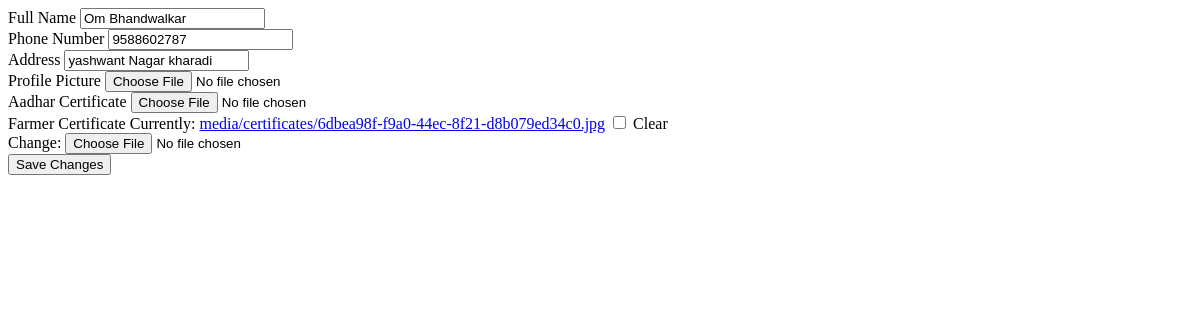
The app's page /users/edit-profile/ (signed in), older data.
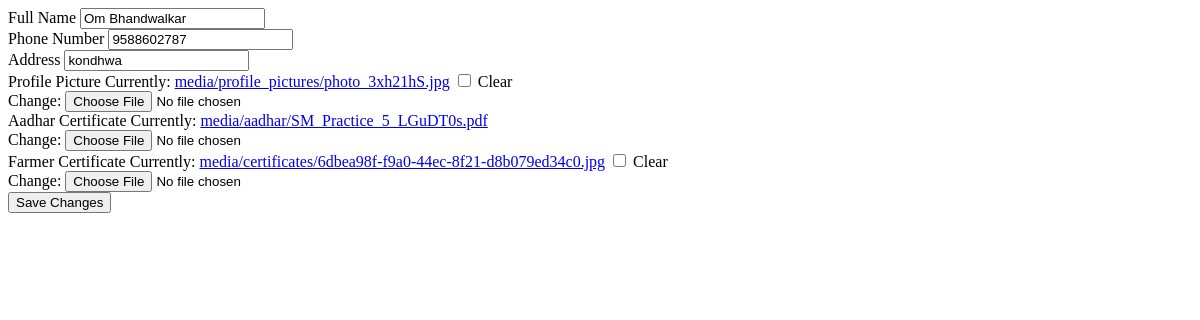
The same page, newer data.
### users/models.py (models this page shows, shortened)
class User(AbstractBaseUser, PermissionsMixin):  # Added PermissionsMixin
    user_id = models.AutoField(primary_key=True)  # Primary key field
    contact = models.CharField(max_length=10, unique=True)
    full_name = models.CharField(max_length=255)
    role = models.CharField(max_length=10, choices=(('farmer', 'Farmer'), ('buyer', 'Buyer')))
    aadhar_number = models.CharField(max_length=12, unique=True)
    aadhar_certificate = models.FileField(upload_to='media/aadhar/')
    farmer_certificate = models.FileField(upload_to='media/certificates/', null=True, blank=True)
    buyer_certificate = models.ImageField(upload_to='media/certificates/', null=True, blank=True)
    profile_picture = models.ImageField(upload_to='media/profile_pictures/', null=True, blank=True)
    address = models.CharField(max_length=255)
    registration_date = models.DateTimeField(auto_now_add=True)
    is_active = models.BooleanField(default=True)
    is_staff = models.BooleanField(default=False)
    is_superuser = models.BooleanField(default=False)
    USERNAME_FIELD = 'contact'
    REQUIRED_FIELDS = ['full_name', 'aadhar_number']
    objects = UserManager()

### users/views.py (the view)
# urls.py: path('edit-profile/', views.edit_profile, name='edit_profile'),
@login_required
def edit_profile(request):
    if request.method == 'POST':
        form = EditProfileForm(instance=request.user, data=request.POST, files=request.FILES, user=request.user)
        if form.is_valid():
            form.save()
            return redirect('index')
    else:
        form = EditProfileForm(instance=request.user, user=request.user)
    return render(request, 'users/edit_profile.html', {'form': form})

### users/forms.py
class EditProfileForm(forms.ModelForm):
    class Meta:
        model = User
        fields = [
            'full_name', 'contact', 'address', 'profile_picture',
            'aadhar_certificate', 'farmer_certificate', 'buyer_certificate'
        ]
    def __init__(self, *args, **kwargs):
        user = kwargs.pop('user', None)
        super(EditProfileForm, self).__init__(*args, **kwargs)
        if user and user.role == 'farmer':
            self.fields.pop('buyer_certificate')
        elif user and user.role == 'buyer':
            self.fields.pop('farmer_certificate')

### users/templates/users/edit_profile.html (shortened to what this page needs)
{% extends 'base.html' %}
{% block content %}
  <form method="post" enctype="multipart/form-data">
    <div class="mb-4">
        <label for="id_full_name" class="form-label">Full Name</label>
        {{ form.full_name }}
    </div>
    <div class="mb-4">
        <label for="id_contact" class="form-label">Phone Number</label>
        {{ form.contact }}
    </div>
    <div class="mb-4">
        <label for="id_address" class="form-label">Address</label>
        {{ form.address }}
    </div>
    <div class="mb-4">
        <label for="id_profile_picture" class="form-label">Profile Picture</label>
        {{ form.profile_picture }}
    </div>
    <div class="mb-4">
        <label for="id_aadhar_certificate" class="form-label">Aadhar Certificate</label>
        {{ form.aadhar_certificate }}
    </div>
    {% if form.farmer_certificate %}
        <div class="mb-4">
            <label for="id_farmer_certificate" class="form-label">Farmer Certificate</label>
            {{ form.farmer_certificate }}
        </div>
    {% endif %}
    <button type="submit" class="btn btn-primary">Save Changes</button>
</form>
{% endblock %}

### templates/base.html (shortened to what this page needs)
<!doctype html>
<html lang="en">
<head>
</head>
<body>
{% block content %}
{% endblock %}
</body>
</html>

Row changes from the older to the newer data that the page shows:
changed User "Om Bhandwalkar": address "yashwant Nagar kharadi" → "kondhwa"
Text that changed along with them:
form field profile_picture: (not shown) → "☐"
text now shown: "Currently: media/profile_pictures/photo_3xh21hS.jpg Clear Change: Currently: media/aadhar/SM_Practice_5_LGuDT0s.pdf Change:"
